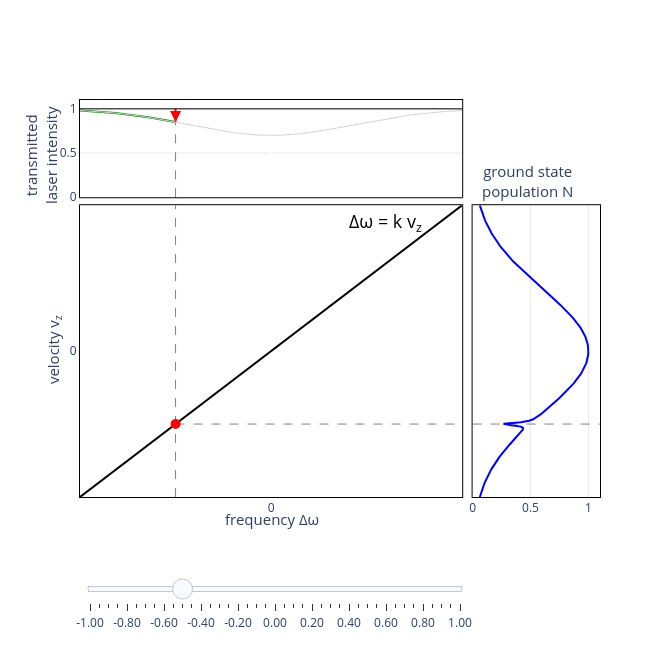

Notebook code cell kept with this figure:
### Code cell
import numpy as np
import plotly.graph_objects as go
from plotly.subplots import make_subplots
from scipy.stats import norm, cauchy

# FWHM = 2.355 * sigma, so sigma = FWHM / 2.355
fwhm = 1
sigma = fwhm / 2.355

# Prepare data
v = np.linspace(-1, 1, 100)
L = 1 * v


x_right = np.linspace(-1, 1, 200)

def profile_right(v0):
    width = 0.02;
    exc = cauchy.pdf(2*(x_right-v0)/width) / cauchy.pdf(0)
    ngs = norm.pdf(x_right, 0, sigma)/norm.pdf(0, 0, sigma) * ( 1 - 0.5*exc )
    return ngs


# Bottom plot - Gaussian
#def gaussian_b(v0):
#    x_bottom = np.linspace(-1, 1, 200)
#    return profile_bottom(v0, x_bottom)

# Left plot - 1 - 0.5*Gaussian
#x_top = np.linspace(-1, 1, 200)
#gaussian_top = norm.pdf(x_top, 0, sigma)/norm.pdf(0, 0, sigma)
#profile_top = 1 - 0.3 * gaussian_top

def x_top(x):
    return np.linspace(-1, x, int(100*(1+x)))

def profile_top(x):
    return 1 - 0.3 * norm.pdf(x, 0, sigma)/norm.pdf(0, 0, sigma)





# Create subplots
fig = make_subplots(
    rows=2, cols=2,
    row_heights=[0.25, 0.75],
    column_widths=[0.75, 0.25],
    horizontal_spacing=0.02,
    vertical_spacing=0.02,
    specs=[[{"type": "xy"}, None],
           [{"type": "xy"}, {"type": "xy"}]]
)

# Create frames for animation/slider
v0_values = np.linspace(-1, 1, 41)  # 41 steps from -1 to 1
frames = []

for v0 in v0_values:
    frame_data = [
        # Top plot trace
        go.Scatter(x=x_top(v0), y=profile_top(x_top(v0)), mode='lines', 
                   line=dict(color='green', width=2), showlegend=False),
        # Top plot arrow
        go.Scatter(x=[v0], y=[profile_top(v0)],
                     mode="markers",
                     marker=dict(symbol='arrow-down', size=11, color="red")),
        go.Scatter(x=[v0,v0], y=[1,profile_top(v0)], mode='lines', 
                   line=dict( color='red', width=2), showlegend=False),
        go.Scatter(x=[v0,v0], y=[0,profile_top(v0)], mode='lines', 
                   line=dict(dash='dash', color='black', width=0.5), showlegend=False),
        # Main plot line
        go.Scatter(x=v, y=L, mode='lines', 
                   line=dict(color='black', width=2), showlegend=False),
        # Main plot marker
        go.Scatter(x=[v0,v0], y=[-1,1], mode='lines', 
                   line=dict(dash='dash', color='black', width=0.5), showlegend=False),
        go.Scatter(x=[v0,1], y=[v0,v0], mode='lines', 
                   line=dict(dash='dash', color='black', width=0.5), showlegend=False),
        # Main plot dot
        go.Scatter(x=[v0], y=[v0], mode='markers',
                   marker=dict(size=10, color='red'), showlegend=False),
        # Right plot
        go.Scatter(x=profile_right(v0), y=x_right, mode='lines',
                   line=dict(color='blue', width=2), showlegend=False),
        # Right plot marker
        go.Scatter(x=[0,1.1], y=[v0,v0], mode='lines', 
                   line=dict(dash='dash', color='black', width=0.5), showlegend=False)
    ]
    frames.append(go.Frame(data=frame_data, name=str(v0)))

# Initial v0 = 0
v0_init = -0.95

# Add traces for initial state
# Top plot (row=1, col=1)
fig.add_trace(
    go.Scatter(x=x_top(v0_init), y=profile_top(x_top(v0_init)), mode='lines',
               line=dict(color='green', width=2), showlegend=False),
    row=1, col=1
)
fig.add_trace(
    go.Scatter(x=[v0_init], y=[profile_top(v0_init)],
                     mode="markers",
                     marker=dict(symbol='arrow-down', size=11, color="red")),
    row=1, col=1
)
fig.add_trace(
    go.Scatter(x=[v0_init,v0_init], y=[1,profile_top(v0_init)], mode='lines', 
                   line=dict( color='red', width=2), showlegend=False),
    row=1, col=1
)
fig.add_trace(
    go.Scatter(x=[v0_init,v0_init], y=[profile_top(v0_init),0], mode='lines', 
                   line=dict(dash='dash', color='black', width=0.5), showlegend=False),
    row=1, col=1
)

# Main plot (row=1, col=2)
fig.add_trace(
    go.Scatter(x=v, y=L, mode='lines',
               line=dict(color='black', width=2), showlegend=False),
    row=2, col=1
)
fig.add_trace(
    go.Scatter(x=[v0_init,v0_init], y=[-1,1], mode='lines', 
                   line=dict(dash='dash', color='black', width=0.5), showlegend=False),
    row=2, col=1
)
fig.add_trace(
    go.Scatter(x=[v0_init,1], y=[v0_init,v0_init], mode='lines', 
                   line=dict(dash='dash', color='black', width=0.5), showlegend=False),
    row=2, col=1
)
fig.add_trace(
    go.Scatter(x=[v0_init], y=[v0_init], mode='markers',
               marker=dict(size=10, color='red'), showlegend=False),
    row=2, col=1
)

# Right plot (row=2, col=2)
fig.add_trace(
    go.Scatter(x=profile_right(v0_init), y=x_right,  mode='lines',
               line=dict(color='blue', width=2), showlegend=False),
    row=2, col=2
)
fig.add_trace(
    go.Scatter(x=[0,1.1], y=[v0_init,v0_init], mode='lines', 
                   line=dict(dash='dash', color='black', width=0.5), showlegend=False),
    row=2, col=2
)

# Add frames to figure
fig.frames = frames


# Settings to draw a black border line around the plot area
BORDER_SETTINGS = dict(
    showline=True, 
    linecolor='black', 
    linewidth=1, 
    mirror=True # This forces the line to be drawn on all four sides of the plot area
)

fig.add_hline(y=1, line_color="black", line_width=1, line_dash="solid", row=1, col=1)
fig.add_trace(go.Scatter(x=x_top(1), y=profile_top(x_top(1)), mode='lines',
               line=dict(color='lightgray', width=1), showlegend=False), row=1, col=1)

# Update layout for top plot (row=1, col=1)
fig.update_xaxes(
    range=[-1, 1], 
    showticklabels=False, 
    showgrid=False,
    gridwidth=0.5, 
    gridcolor='lightgray',
    zeroline=True,
    **BORDER_SETTINGS,
    row=1, col=1
)
fig.update_yaxes(
    range=[0, 1.1], 
    showgrid=True,
    gridwidth=0.5, 
    gridcolor='lightgray',
    zeroline=True,
    side='left',
    **BORDER_SETTINGS,
    row=1, col=1
)

# Update layout for main plot (row=1, col=2)
fig.update_xaxes(
    range=[-1, 1], 
    showticklabels=True,
    tickvals=[0],
    showgrid=False,
    gridwidth=0.5, 
    gridcolor='lightgray',
    zeroline=True,
    **BORDER_SETTINGS,
    row=2, col=1
)
fig.update_yaxes(
    range=[-1, 1], 
    tickvals=[0],
    showgrid=False,
    gridwidth=0.5, 
    gridcolor='lightgray',
    zeroline=True,
    **BORDER_SETTINGS,
    row=2, col=1
)

# Update layout for bottom plot (row=2, col=2)
fig.update_xaxes(
    range=[0, 1.1], 
    showgrid=True,
    gridwidth=0.5, 
    gridcolor='lightgray',
    zeroline=True,
    side='left',
    **BORDER_SETTINGS,
    row=2, col=2
)
fig.update_yaxes(
    range=[-1, 1], 
    showticklabels=False,
    showgrid=False,
    gridwidth=0.5, 
    gridcolor='lightgray',
    zeroline=True,
    **BORDER_SETTINGS,
    row=2, col=2
)

# Add slider
sliders = [dict(
    active=1,  # Start at v0=0 (middle of range)
    yanchor="top",
    y=-0.08,
    xanchor="left",
    x=0,
    currentvalue=dict(
        prefix="v0: ",
        visible=False,
        xanchor="right"
    ),
    pad=dict(b=10, t=50),
    len=0.75,
    steps=[dict(
        args=[[f.name], dict(
            frame=dict(duration=0, redraw=True),
            mode="immediate",
            transition=dict(duration=0)
        )],
        label=f"{v0:.2f}",
        method="animate"
    ) for f, v0 in zip(frames, v0_values)]
)]

fig.update_layout(
    sliders=sliders,
    height=650,
    width=650,
    showlegend=False,
    plot_bgcolor='white',
    margin=dict(l=80, r=50, t=75, b=75)
)

# Add annotations
fig.add_annotation(
    text="Δω = k v<sub>z</sub>",
    xref="x2", yref="y2",
    x=0.6, y=0.88,
    showarrow=False,
    font=dict(size=18, color='black'),
    xanchor='center'
)

# Labels using annotations to position them correctly
fig.add_annotation(
    text="transmitted<br>laser intensity",
    xref="paper", yref="paper",
    x=-0.075, y=0.99,
    showarrow=False,
    font=dict(size=15),
    textangle=-90,
    xanchor='center',
    yanchor='top'
)

fig.add_annotation(
    text="velocity v<sub>z</sub>",
    xref="paper", yref="paper",
    x=-0.05, y=0.37,
    showarrow=False,
    font=dict(size=15),
    textangle=-90,
    xanchor='center',
    yanchor='middle'
)

fig.add_annotation(
    text="frequency Δω",
    xref="paper", yref="paper",
    x=0.37, y=-0.025,
    showarrow=False,
    font=dict(size=15),
    xanchor='center',
    yanchor='top'
)

fig.add_annotation(
    text="ground state<br>population N",
    xref="paper", yref="paper",
    x=0.86, y=0.74,
    showarrow=False,
    font=dict(size=15),
    xanchor='center',
    yanchor='bottom'
)

fig.show()

### Figure 1 — Plotly figure (JSON) as saved in the notebook; plotly's stock layout.template omitted (floating-point values rounded to 4 significant figures; data arrays with more than 128 entries replaced by an {"elided": "..."} marker saying what was removed)
{"data": [{"line": {"color": "green", "width": 2}, "mode": "lines", "showlegend": false, "type": "scatter", "x": [-1.0, -0.9898, -0.9796, -0.9694, -0.9592, -0.949, -0.9388, -0.9286, -0.9184, -0.9082, -0.898, -0.8878, -0.8776, -0.8673, -0.8571, -0.8469, -0.8367, -0.8265, -0.8163, -0.8061, -0.7959, -0.7857, -0.7755, -0.7653, -0.7551, -0.7449, -0.7347, -0.7245, -0.7143, -0.7041, -0.6939, -0.6837, -0.6735, -0.6633, -0.6531, -0.6429, -0.6327, -0.6224, -0.6122, -0.602, -0.5918, -0.5816, -0.5714, -0.5612, -0.551, -0.5408, -0.5306, -0.5204, -0.5102, -0.5], "xaxis": "x", "y": [0.9813, 0.9802, 0.979, 0.9778, 0.9766, 0.9753, 0.974, 0.9725, 0.9711, 0.9695, 0.9679, 0.9663, 0.9645, 0.9627, 0.9609, 0.959, 0.957, 0.9549, 0.9527, 0.9505, 0.9482, 0.9458, 0.9434, 0.9409, 0.9383, 0.9356, 0.9328, 0.93, 0.9271, 0.9241, 0.9211, 0.9179, 0.9147, 0.9114, 0.9081, 0.9046, 0.9011, 0.8975, 0.8939, 0.8902, 0.8864, 0.8826, 0.8787, 0.8747, 0.8707, 0.8667, 0.8626, 0.8584, 0.8542, 0.85], "yaxis": "y"}, {"marker": {"color": "red", "size": 11, "symbol": "arrow-down"}, "mode": "markers", "type": "scatter", "x": [-0.5], "xaxis": "x", "y": [0.85], "yaxis": "y"}, {"line": {"color": "red", "width": 2}, "mode": "lines", "showlegend": false, "type": "scatter", "x": [-0.5, -0.5], "xaxis": "x", "y": [1, 0.85], "yaxis": "y"}, {"line": {"color": "black", "dash": "dash", "width": 0.5}, "mode": "lines", "showlegend": false, "type": "scatter", "x": [-0.5, -0.5], "xaxis": "x", "y": [0, 0.85], "yaxis": "y"}, {"line": {"color": "black", "width": 2}, "mode": "lines", "showlegend": false, "type": "scatter", "x": [-1.0, -0.9798, -0.9596, -0.9394, -0.9192, -0.899, -0.8788, -0.8586, -0.8384, -0.8182, -0.798, -0.7778, -0.7576, -0.7374, -0.7172, -0.697, -0.6768, -0.6566, -0.6364, -0.6162, -0.596, -0.5758, -0.5556, -0.5354, -0.5152, -0.4949, -0.4747, -0.4545, -0.4343, -0.4141, -0.3939, -0.3737, -0.3535, -0.3333, -0.3131, -0.2929, -0.2727, -0.2525, -0.2323, -0.2121, -0.1919, -0.1717, -0.1515, -0.1313, -0.1111, -0.09091, -0.07071, -0.05051, -0.0303, -0.0101, 0.0101, 0.0303, 0.05051, 0.07071, 0.09091, 0.1111, 0.1313, 0.1515, 0.1717, 0.1919, 0.2121, 0.2323, 0.2525, 0.2727, 0.2929, 0.3131, 0.3333, 0.3535, 0.3737, 0.3939, 0.4141, 0.4343, 0.4545, 0.4747, 0.4949, 0.5152, 0.5354, 0.5556, 0.5758, 0.596, 0.6162, 0.6364, 0.6566, 0.6768, 0.697, 0.7172, 0.7374, 0.7576, 0.7778, 0.798, 0.8182, 0.8384, 0.8586, 0.8788, 0.899, 0.9192, 0.9394, 0.9596, 0.9798, 1.0], "xaxis": "x2", "y": [-1.0, -0.9798, -0.9596, -0.9394, -0.9192, -0.899, -0.8788, -0.8586, -0.8384, -0.8182, -0.798, -0.7778, -0.7576, -0.7374, -0.7172, -0.697, -0.6768, -0.6566, -0.6364, -0.6162, -0.596, -0.5758, -0.5556, -0.5354, -0.5152, -0.4949, -0.4747, -0.4545, -0.4343, -0.4141, -0.3939, -0.3737, -0.3535, -0.3333, -0.3131, -0.2929, -0.2727, -0.2525, -0.2323, -0.2121, -0.1919, -0.1717, -0.1515, -0.1313, -0.1111, -0.09091, -0.07071, -0.05051, -0.0303, -0.0101, 0.0101, 0.0303, 0.05051, 0.07071, 0.09091, 0.1111, 0.1313, 0.1515, 0.1717, 0.1919, 0.2121, 0.2323, 0.2525, 0.2727, 0.2929, 0.3131, 0.3333, 0.3535, 0.3737, 0.3939, 0.4141, 0.4343, 0.4545, 0.4747, 0.4949, 0.5152, 0.5354, 0.5556, 0.5758, 0.596, 0.6162, 0.6364, 0.6566, 0.6768, 0.697, 0.7172, 0.7374, 0.7576, 0.7778, 0.798, 0.8182, 0.8384, 0.8586, 0.8788, 0.899, 0.9192, 0.9394, 0.9596, 0.9798, 1.0], "yaxis": "y2"}, {"line": {"color": "black", "dash": "dash", "width": 0.5}, "mode": "lines", "showlegend": false, "type": "scatter", "x": [-0.5, -0.5], "xaxis": "x2", "y": [-1, 1], "yaxis": "y2"}, {"line": {"color": "black", "dash": "dash", "width": 0.5}, "mode": "lines", "showlegend": false, "type": "scatter", "x": [-0.5, 1], "xaxis": "x2", "y": [-0.5, -0.5], "yaxis": "y2"}, {"marker": {"color": "red", "size": 10}, "mode": "markers", "showlegend": false, "type": "scatter", "x": [-0.5], "xaxis": "x2", "y": [-0.5], "yaxis": "y2"}, {"line": {"color": "blue", "width": 2}, "mode": "lines", "showlegend": false, "type": "scatter", "x": {"elided": "200 float values"}, "xaxis": "x3", "y": {"elided": "200 float values"}, "yaxis": "y3"}, {"line": {"color": "black", "dash": "dash", "width": 0.5}, "mode": "lines", "showlegend": false, "type": "scatter", "x": [0, 1.1], "xaxis": "x3", "y": [-0.5, -0.5], "yaxis": "y3"}, {"line": {"color": "lightgray", "width": 1}, "mode": "lines", "showlegend": false, "type": "scatter", "x": {"elided": "200 float values"}, "xaxis": "x", "y": {"elided": "200 float values"}, "yaxis": "y"}], "layout": {"annotations": [{"font": {"color": "black", "size": 18}, "showarrow": false, "text": "Δω = k v<sub>z</sub>", "x": 0.6, "xanchor": "center", "xref": "x2", "y": 0.88, "yref": "y2"}, {"font": {"size": 15}, "showarrow": false, "text": "transmitted<br>laser intensity", "textangle": -90, "x": -0.075, "xanchor": "center", "xref": "paper", "y": 0.99, "yanchor": "top", "yref": "paper"}, {"font": {"size": 15}, "showarrow": false, "text": "velocity v<sub>z</sub>", "textangle": -90, "x": -0.05, "xanchor": "center", "xref": "paper", "y": 0.37, "yanchor": "middle", "yref": "paper"}, {"font": {"size": 15}, "showarrow": false, "text": "frequency Δω", "x": 0.37, "xanchor": "center", "xref": "paper", "y": -0.025, "yanchor": "top", "yref": "paper"}, {"font": {"size": 15}, "showarrow": false, "text": "ground state<br>population N", "x": 0.86, "xanchor": "center", "xref": "paper", "y": 0.74, "yanchor": "bottom", "yref": "paper"}], "height": 650, "margin": {"b": 100, "l": 80, "r": 50, "t": 100}, "plot_bgcolor": "white", "shapes": [{"line": {"color": "black", "dash": "solid", "width": 1}, "type": "line", "x0": 0, "x1": 1, "xref": "x domain", "y0": 1, "y1": 1, "yref": "y"}], "showlegend": false, "sliders": [{"active": 10, "currentvalue": {"prefix": "v0: ", "visible": false, "xanchor": "right"}, "len": 0.75, "pad": {"b": 10, "t": 50}, "steps": [{"args": [["-1.0"], {"frame": {"duration": 0, "redraw": true}, "mode": "immediate", "transition": {"duration": 0}}], "label": "-1.00", "method": "animate"}, {"args": [["-0.95"], {"frame": {"duration": 0, "redraw": true}, "mode": "immediate", "transition": {"duration": 0}}], "label": "-0.95", "method": "animate"}, {"args": [["-0.9"], {"frame": {"duration": 0, "redraw": true}, "mode": "immediate", "transition": {"duration": 0}}], "label": "-0.90", "method": "animate"}, {"args": [["-0.85"], {"frame": {"duration": 0, "redraw": true}, "mode": "immediate", "transition": {"duration": 0}}], "label": "-0.85", "method": "animate"}, {"args": [["-0.8"], {"frame": {"duration": 0, "redraw": true}, "mode": "immediate", "transition": {"duration": 0}}], "label": "-0.80", "method": "animate"}, {"args": [["-0.75"], {"frame": {"duration": 0, "redraw": true}, "mode": "immediate", "transition": {"duration": 0}}], "label": "-0.75", "method": "animate"}, {"args": [["-0.7"], {"frame": {"duration": 0, "redraw": true}, "mode": "immediate", "transition": {"duration": 0}}], "label": "-0.70", "method": "animate"}, {"args": [["-0.6499999999999999"], {"frame": {"duration": 0, "redraw": true}, "mode": "immediate", "transition": {"duration": 0}}], "label": "-0.65", "method": "animate"}, {"args": [["-0.6"], {"frame": {"duration": 0, "redraw": true}, "mode": "immediate", "transition": {"duration": 0}}], "label": "-0.60", "method": "animate"}, {"args": [["-0.55"], {"frame": {"duration": 0, "redraw": true}, "mode": "immediate", "transition": {"duration": 0}}], "label": "-0.55", "method": "animate"}, {"args": [["-0.5"], {"frame": {"duration": 0, "redraw": true}, "mode": "immediate", "transition": {"duration": 0}}], "label": "-0.50", "method": "animate"}, {"args": [["-0.44999999999999996"], {"frame": {"duration": 0, "redraw": true}, "mode": "immediate", "transition": {"duration": 0}}], "label": "-0.45", "method": "animate"}, {"args": [["-0.3999999999999999"], {"frame": {"duration": 0, "redraw": true}, "mode": "immediate", "transition": {"duration": 0}}], "label": "-0.40", "method": "animate"}, {"args": [["-0.35"], {"frame": {"duration": 0, "redraw": true}, "mode": "immediate", "transition": {"duration": 0}}], "label": "-0.35", "method": "animate"}, {"args": [["-0.29999999999999993"], {"frame": {"duration": 0, "redraw": true}, "mode": "immediate", "transition": {"duration": 0}}], "label": "-0.30", "method": "animate"}, {"args": [["-0.25"], {"frame": {"duration": 0, "redraw": true}, "mode": "immediate", "transition": {"duration": 0}}], "label": "-0.25", "method": "animate"}, {"args": [["-0.19999999999999996"], {"frame": {"duration": 0, "redraw": true}, "mode": "immediate", "transition": {"duration": 0}}], "label": "-0.20", "method": "animate"}, {"args": [["-0.1499999999999999"], {"frame": {"duration": 0, "redraw": true}, "mode": "immediate", "transition": {"duration": 0}}], "label": "-0.15", "method": "animate"}, {"args": [["-0.09999999999999998"], {"frame": {"duration": 0, "redraw": true}, "mode": "immediate", "transition": {"duration": 0}}], "label": "-0.10", "method": "animate"}, {"args": [["-0.04999999999999993"], {"frame": {"duration": 0, "redraw": true}, "mode": "immediate", "transition": {"duration": 0}}], "label": "-0.05", "method": "animate"}, {"args": [["0.0"], {"frame": {"duration": 0, "redraw": true}, "mode": "immediate", "transition": {"duration": 0}}], "label": "0.00", "method": "animate"}, {"args": [["0.050000000000000044"], {"frame": {"duration": 0, "redraw": true}, "mode": "immediate", "transition": {"duration": 0}}], "label": "0.05", "method": "animate"}, {"args": [["0.10000000000000009"], {"frame": {"duration": 0, "redraw": true}, "mode": "immediate", "transition": {"duration": 0}}], "label": "0.10", "method": "animate"}, {"args": [["0.15000000000000013"], {"frame": {"duration": 0, "redraw": true}, "mode": "immediate", "transition": {"duration": 0}}], "label": "0.15", "method": "animate"}, {"args": [["0.20000000000000018"], {"frame": {"duration": 0, "redraw": true}, "mode": "immediate", "transition": {"duration": 0}}], "label": "0.20", "method": "animate"}, {"args": [["0.25"], {"frame": {"duration": 0, "redraw": true}, "mode": "immediate", "transition": {"duration": 0}}], "label": "0.25", "method": "animate"}, {"args": [["0.30000000000000004"], {"frame": {"duration": 0, "redraw": true}, "mode": "immediate", "transition": {"duration": 0}}], "label": "0.30", "method": "animate"}, {"args": [["0.3500000000000001"], {"frame": {"duration": 0, "redraw": true}, "mode": "immediate", "transition": {"duration": 0}}], "label": "0.35", "method": "animate"}, {"args": [["0.40000000000000013"], {"frame": {"duration": 0, "redraw": true}, "mode": "immediate", "transition": {"duration": 0}}], "label": "0.40", "method": "animate"}, {"args": [["0.4500000000000002"], {"frame": {"duration": 0, "redraw": true}, "mode": "immediate", "transition": {"duration": 0}}], "label": "0.45", "method": "animate"}, {"args": [["0.5"], {"frame": {"duration": 0, "redraw": true}, "mode": "immediate", "transition": {"duration": 0}}], "label": "0.50", "method": "animate"}, {"args": [["0.55"], {"frame": {"duration": 0, "redraw": true}, "mode": "immediate", "transition": {"duration": 0}}], "label": "0.55", "method": "animate"}, {"args": [["0.6000000000000001"], {"frame": {"duration": 0, "redraw": true}, "mode": "immediate", "transition": {"duration": 0}}], "label": "0.60", "method": "animate"}, {"args": [["0.6500000000000001"], {"frame": {"duration": 0, "redraw": true}, "mode": "immediate", "transition": {"duration": 0}}], "label": "0.65", "method": "animate"}, {"args": [["0.7000000000000002"], {"frame": {"duration": 0, "redraw": true}, "mode": "immediate", "transition": {"duration": 0}}], "label": "0.70", "method": "animate"}, {"args": [["0.75"], {"frame": {"duration": 0, "redraw": true}, "mode": "immediate", "transition": {"duration": 0}}], "label": "0.75", "method": "animate"}, {"args": [["0.8"], {"frame": {"duration": 0, "redraw": true}, "mode": "immediate", "transition": {"duration": 0}}], "label": "0.80", "method": "animate"}, {"args": [["0.8500000000000001"], {"frame": {"duration": 0, "redraw": true}, "mode": "immediate", "transition": {"duration": 0}}], "label": "0.85", "method": "animate"}, {"args": [["0.9000000000000001"], {"frame": {"duration": 0, "redraw": true}, "mode": "immediate", "transition": {"duration": 0}}], "label": "0.90", "method": "animate"}, {"args": [["0.9500000000000002"], {"frame": {"duration": 0, "redraw": true}, "mode": "immediate", "transition": {"duration": 0}}], "label": "0.95", "method": "animate"}, {"args": [["1.0"], {"frame": {"duration": 0, "redraw": true}, "mode": "immediate", "transition": {"duration": 0}}], "label": "1.00", "method": "animate"}], "x": 0, "xanchor": "left", "y": -0.08, "yanchor": "top"}], "width": 650, "xaxis": {"anchor": "y", "domain": [0, 0.735], "gridcolor": "lightgray", "gridwidth": 0.5, "linecolor": "black", "linewidth": 1, "mirror": true, "range": [-1, 1], "showgrid": false, "showline": true, "showticklabels": false, "type": "linear", "zeroline": true}, "xaxis2": {"anchor": "y2", "domain": [0, 0.735], "gridcolor": "lightgray", "gridwidth": 0.5, "linecolor": "black", "linewidth": 1, "mirror": true, "range": [-1, 1], "showgrid": false, "showline": true, "showticklabels": true, "tickvals": [0], "type": "linear", "zeroline": true}, "xaxis3": {"anchor": "y3", "domain": [0.755, 1], "gridcolor": "lightgray", "gridwidth": 0.5, "linecolor": "black", "linewidth": 1, "mirror": true, "range": [0, 1.1], "showgrid": true, "showline": true, "side": "left", "type": "linear", "zeroline": true}, "yaxis": {"anchor": "x", "domain": [0.755, 1], "gridcolor": "lightgray", "gridwidth": 0.5, "linecolor": "black", "linewidth": 1, "mirror": true, "range": [0, 1.1], "showgrid": true, "showline": true, "side": "left", "type": "linear", "zeroline": true}, "yaxis2": {"anchor": "x2", "domain": [0, 0.735], "gridcolor": "lightgray", "gridwidth": 0.5, "linecolor": "black", "linewidth": 1, "mirror": true, "range": [-1, 1], "showgrid": false, "showline": true, "tickvals": [0], "type": "linear", "zeroline": true}, "yaxis3": {"anchor": "x3", "domain": [0, 0.735], "gridcolor": "lightgray", "gridwidth": 0.5, "linecolor": "black", "linewidth": 1, "mirror": true, "range": [-1, 1], "showgrid": false, "showline": true, "showticklabels": false, "type": "linear", "zeroline": true}}}
